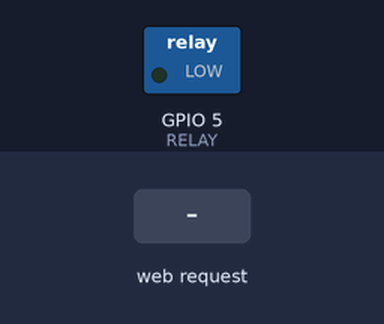
The sketch below on a simulated ESP8266 (NodeMCU). Parts: switched loads named in the sketch (green lamp = pin HIGH). The test bench sets the inputs (shaded band). WiFi joins after 1.5 s; servers stay silent unless stated; what the sketch prints to the serial monitor is not drawn.

Above: at 2.7 s.
2.8 s: HTTP request GET /led received
At 3.5 s:
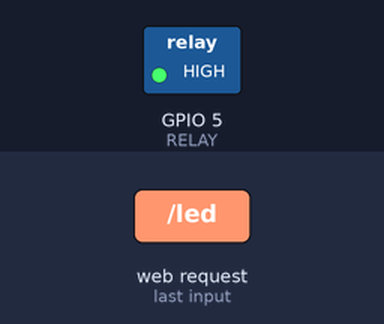
Timing chart, 0 to 5.8 s (numbered marks = the images above; inputs shaded):
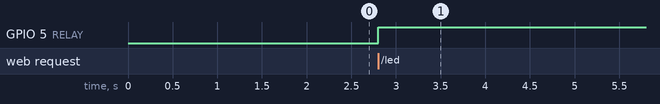

Measured:
- after the input at 2.8 s, GPIO 5 (RELAY): LOW → HIGH at once

The sketch:

WifiControlClient.ino
```cpp
/**
 *
 * @author Bousselmi Bessem
 * Sources for this can be found at:
 * https://github.com/bassouma21001/iot_workshop
 *
 */
#include <ESP8266WiFi.h>
#include <ESP8266WebServer.h>
#include <dht.h>


#define DHT11_PIN 4
#define RELAY 5
#define PORT 80

IPAddress staticIP(10, 10, 10, 10);
IPAddress gateway(10, 10, 10, 1);
IPAddress subnet(255, 0, 0, 0);

ESP8266WebServer server(PORT);
dht DHT;

void setup(){
    Serial.begin(9600);
    pinMode(RELAY, OUTPUT);
    /*  AP
    WiFi.softAP("ESP IOT", "12345678");
    WiFi.softAPConfig(staticIP, gateway, subnet);*/
    WiFi.softAPdisconnect (true);
    WiFi.begin("Lolipop", "test0000");
    WiFi.hostname("ESPIOT");
    while (WiFi.status() != WL_CONNECTED) {  //Wait for connection

    delay(500);
    Serial.println("Waiting to connect...");

    }
    Serial.print("IP Address of network: ");
    Serial.println(WiFi.localIP());
    server.on("/", HTTP_GET, handleRoot);
    server.on("/led", HTTP_GET, Control_led);
    server.on("/dht", HTTP_GET, read_dht);
    server.onNotFound(handleNotFound);
    server.begin();

}

void loop(){
  server.handleClient();
}

void Control_led(){
    digitalWrite(RELAY, !digitalRead(RELAY));
    String state;
    digitalRead(RELAY) == HIGH ? state = "ON" : state = "OFF";
    server.send(200, "text/plain", state);
}

void read_dht(){
   int chk = DHT.read11(DHT11_PIN);
   String Data = "{\"DH\": {\"T\": "+ (String)DHT.temperature + ", \"H\": " + (String)DHT.humidity + "}}";
  String Data2 = "Temperature " + (String)DHT.temperature + "Humidity" + (String)DHT.humidity;
   server.send(200, "text/plain", Data);
}

void handleRoot(){
  server.send(200, "text/html", "<h1> Welcome to Iot Workshop <3 </h1>");
}

void handleNotFound() {
  server.send(404, "text/plain", "404: Not found");
}
```
